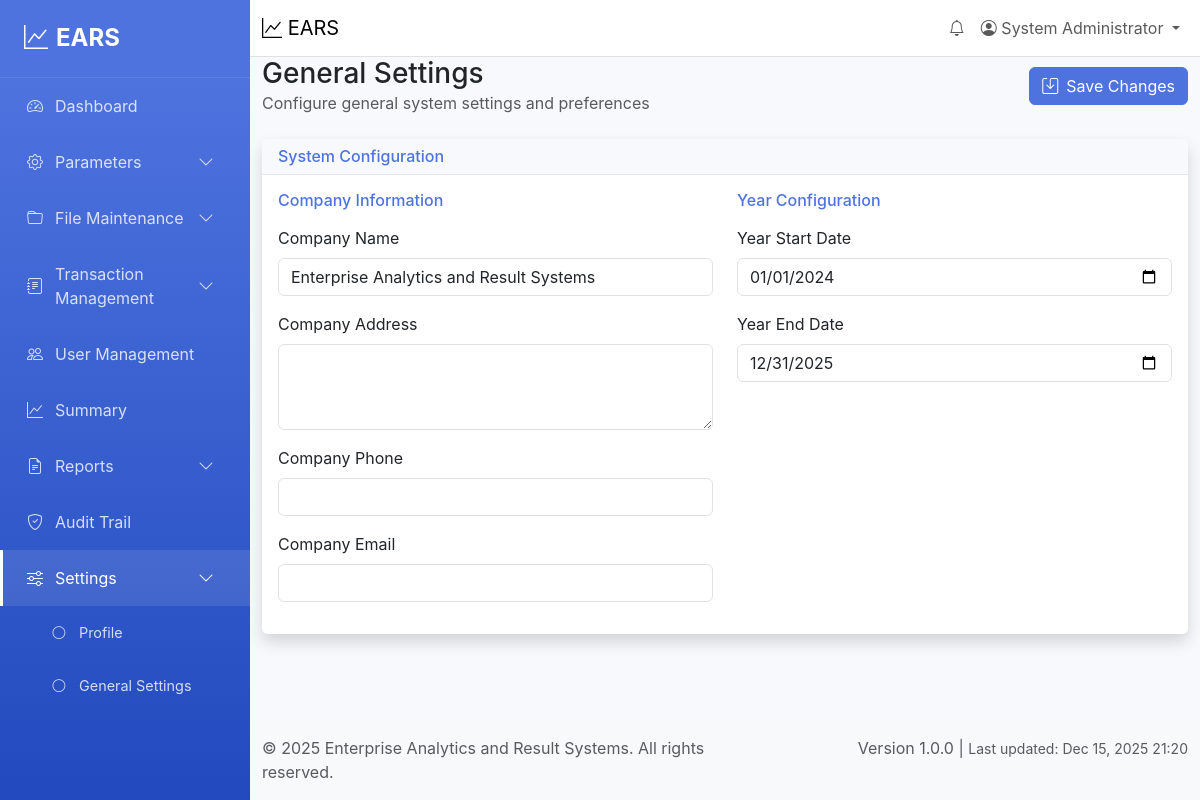
The app's page /settings/general (signed in) with its own data.
### tables this page shows
CREATE TABLE accounting_parameters (
    id INT AUTO_INCREMENT PRIMARY KEY,
    parameter_name VARCHAR(100) NOT NULL,
    parameter_value TEXT,
    description TEXT,
    category VARCHAR(50) DEFAULT 'general',
    created_at TIMESTAMP DEFAULT CURRENT_TIMESTAMP,
    updated_at TIMESTAMP DEFAULT CURRENT_TIMESTAMP ON UPDATE CURRENT_TIMESTAMP
);

### views/settings/general.php (the view, shortened to what the rows shown need)
<div class="row">
    <div class="col-12">
        <div class="d-flex justify-content-between align-items-center mb-4">
            <div>
                <h1 class="h3 mb-0">General Settings</h1>
                <p class="text-muted mb-0">Configure general system settings and preferences</p>
            </div>
            <button type="button" class="btn btn-primary" onclick="saveGeneralSettings()" id="saveBtn">
                <i class="bi bi-save me-2"></i>Save Changes
            </button>
        </div>
    </div>
</div>
<div class="row">
    <div class="col-12">
        <div class="card shadow">
            <div class="card-header">
                <h6 class="m-0 font-weight-bold text-primary">System Configuration</h6>
            </div>
            <div class="card-body">
                <form id="generalSettingsForm">
                    <div class="row">
                        <div class="col-md-6">
                            <h6 class="text-primary mb-3">Company Information</h6>
                            <div class="mb-3">
                                <label for="company_name" class="form-label">Company Name</label>
                                <input type="text" class="form-control" id="company_name" name="company_name"
                                       value="<?= htmlspecialchars(getParameterValue($parameters, 'company_name')) ?>" required>
                            </div>
                            <div class="mb-3">
                                <label for="company_address" class="form-label">Company Address</label>
                                <textarea class="form-control" id="company_address" name="company_address" rows="3"><?= htmlspecialchars(getParameterValue($parameters, 'company_address')) ?></textarea>
                            </div>
                            <div class="mb-3">
                                <label for="company_phone" class="form-label">Company Phone</label>
                                <input type="tel" class="form-control" id="company_phone" name="company_phone"
                                       value="<?= htmlspecialchars(getParameterValue($parameters, 'company_phone')) ?>">
                            </div>
                            <div class="mb-3">
                                <label for="company_email" class="form-label">Company Email</label>
                                <input type="email" class="form-control" id="company_email" name="company_email"
                                       value="<?= htmlspecialchars(getParameterValue($parameters, 'company_email')) ?>">
                            </div>
                        </div>
                        <div class="col-md-6">
                            <h6 class="text-primary mb-3">Year Configuration</h6>
                            <div class="mb-3">
                                <label for="fiscal_year_start" class="form-label">Year Start Date</label>
                                <input type="date" class="form-control" id="fiscal_year_start" name="fiscal_year_start"
                                       value="<?= htmlspecialchars(getParameterValue($parameters, 'fiscal_year_start')) ?>" required>
                            </div>
                            <div class="mb-3">
                                <label for="fiscal_year_end" class="form-label">Year End Date</label>
                                <input type="date" class="form-control" id="fiscal_year_end" name="fiscal_year_end"
                                       value="<?= htmlspecialchars(getParameterValue($parameters, 'fiscal_year_end')) ?>" required>
                            </div>
                        </div>
                    </div>
                </form>
            </div>
        </div>
    </div>
</div>
<?php
function getParameterValue($parameters, $name, $default = '') {
    foreach ($parameters as $param) {
        if ($param['parameter_name'] === $name) {
            return $param['parameter_value'];
        }
    }
    return $default;
}
?>

### records on screen
accounting_parameters: company_name "Enterprise Analytics and Result Systems"
accounting_parameters: fiscal_year_start "01/01/2024"
accounting_parameters: fiscal_year_end "12/31/2025"

### other values on screen
$user['full_name'] "System Administrator"
APP_NAME "Enterprise Analytics and Result Systems"
APP_VERSION "1.0.0"
